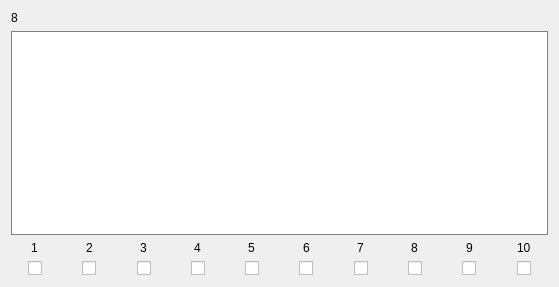
            <widget class="QWidget" name="scrollAreaWidgetContents_151">
             <property name="geometry">
              <rect>
               <x>0</x>
               <y>0</y>
               <width>559</width>
               <height>287</height>
              </rect>
             </property>
             <layout class="QVBoxLayout" name="verticalLayout_100">
              <item>
               <widget class="QLabel" name="Name_8">
                <property name="text">
                 <string>8</string>
                </property>
               </widget>
              </item>
              <item>
               <widget class="QTextEdit" name="Text_8">
                <property name="styleSheet">
                 <string notr="true">border: 1px solid gray</string>
                </property>
               </widget>
              </item>
              <item>
               <layout class="QHBoxLayout" name="horizontalLayout_11">
                <property name="bottomMargin">
                 <number>0</number>
                </property>
                <item>
                 <layout class="QVBoxLayout" name="verticalLayout_74">
                  <property name="rightMargin">
                   <number>0</number>
                  </property>
                  <property name="bottomMargin">
                   <number>0</number>
                  </property>
                  <item alignment="Qt::AlignHCenter">
                   <widget class="QLabel" name="label_72">
                    <property name="text">
                     <string>1</string>
                    </property>
                   </widget>
                  </item>
                  <item alignment="Qt::AlignHCenter">
                   <widget class="QCheckBox" name="Check_8_1">
                    <property name="text">
                     <string/>
                    </property>
                   </widget>
                  </item>
                 </layout>
                </item>
                <item>
                 <layout class="QVBoxLayout" name="verticalLayout_75">
                  <property name="rightMargin">
                   <number>0</number>
                  </property>
                  <property name="bottomMargin">
                   <number>0</number>
                  </property>
                  <item alignment="Qt::AlignHCenter">
                   <widget class="QLabel" name="label_73">
                    <property name="text">
                     <string>2</string>
                    </property>
                   </widget>
                  </item>
                  <item alignment="Qt::AlignHCenter">
                   <widget class="QCheckBox" name="Check_8_2">
                    <property name="text">
                     <string/>
                    </property>
                   </widget>
                  </item>
                 </layout>
                </item>
                <item>
                 <layout class="QVBoxLayout" name="verticalLayout_76">
                  <property name="rightMargin">
                   <number>0</number>
                  </property>
                  <property name="bottomMargin">
                   <number>0</number>
                  </property>
                  <item alignment="Qt::AlignHCenter">
                   <widget class="QLabel" name="label_74">
                    <property name="text">
                     <string>3</string>
                    </property>
                   </widget>
                  </item>
                  <item alignment="Qt::AlignHCenter">
                   <widget class="QCheckBox" name="Check_8_3">
                    <property name="text">
                     <string/>
                    </property>
                   </widget>
                  </item>
                 </layout>
                </item>
                <item>
                 <layout class="QVBoxLayout" name="verticalLayout_77">
                  <property name="rightMargin">
                   <number>0</number>
                  </property>
                  <property name="bottomMargin">
                   <number>0</number>
                  </property>
                  <item alignment="Qt::AlignHCenter">
                   <widget class="QLabel" name="label_75">
                    <property name="text">
                     <string>4</string>
                    </property>
                   </widget>
                  </item>
                  <item alignment="Qt::AlignHCenter">
                   <widget class="QCheckBox" name="Check_8_4">
                    <property name="text">
                     <string/>
                    </property>
                   </widget>
                  </item>
                 </layout>
                </item>
                <item>
                 <layout class="QVBoxLayout" name="verticalLayout_78">
                  <property name="rightMargin">
                   <number>0</number>
                  </property>
                  <property name="bottomMargin">
                   <number>0</number>
                  </property>
                  <item alignment="Qt::AlignHCenter">
                   <widget class="QLabel" name="label_76">
                    <property name="text">
                     <string>5</string>
                    </property>
                   </widget>
                  </item>
                  <item alignment="Qt::AlignHCenter">
                   <widget class="QCheckBox" name="Check_8_5">
                    <property name="text">
                     <string/>
                    </property>
                   </widget>
                  </item>
                 </layout>
                </item>
                <item>
                 <layout class="QVBoxLayout" name="verticalLayout_79">
                  <property name="rightMargin">
                   <number>0</number>
                  </property>
                  <property name="bottomMargin">
                   <number>0</number>
                  </property>
                  <item alignment="Qt::AlignHCenter">
                   <widget class="QLabel" name="label_77">
                    <property name="text">
                     <string>6</string>
                    </property>
                   </widget>
                  </item>
                  <item alignment="Qt::AlignHCenter">
                   <widget class="QCheckBox" name="Check_8_6">
                    <property name="text">
                     <string/>
                    </property>
                   </widget>
                  </item>
                 </layout>
                </item>
                <item>
                 <layout class="QVBoxLayout" name="verticalLayout_80">
                  <property name="rightMargin">
                   <number>0</number>
                  </property>
                  <property name="bottomMargin">
                   <number>0</number>
                  </property>
                  <item alignment="Qt::AlignHCenter">
                   <widget class="QLabel" name="label_78">
                    <property name="text">
                     <string>7</string>
                    </property>
                   </widget>
                  </item>
                  <item alignment="Qt::AlignHCenter">
                   <widget class="QCheckBox" name="Check_8_7">
                    <property name="text">
                     <string/>
                    </property>
                   </widget>
                  </item>
                 </layout>
                </item>
                <item>
                 <layout class="QVBoxLayout" name="verticalLayout_81">
                  <property name="rightMargin">
                   <number>0</number>
                  </property>
                  <property name="bottomMargin">
                   <number>0</number>
                  </property>
                  <item alignment="Qt::AlignHCenter">
                   <widget class="QLabel" name="label_79">
                    <property name="text">
                     <string>8</string>
                    </property>
                   </widget>
                  </item>
                  <item alignment="Qt::AlignHCenter">
                   <widget class="QCheckBox" name="Check_8_8">
                    <property name="text">
                     <string/>
                    </property>
                   </widget>
                  </item>
                 </layout>
                </item>
                <item>
                 <layout class="QVBoxLayout" name="verticalLayout_82">
                  <property name="rightMargin">
                   <number>0</number>
                  </property>
                  <property name="bottomMargin">
                   <number>0</number>
                  </property>
                  <item alignment="Qt::AlignHCenter">
                   <widget class="QLabel" name="label_80">
                    <property name="text">
                     <string>9</string>
                    </property>
                   </widget>
                  </item>
                  <item alignment="Qt::AlignHCenter">
                   <widget class="QCheckBox" name="Check_8_9">
                    <property name="text">
                     <string/>
                    </property>
                   </widget>
                  </item>
                 </layout>
                </item>
                <item>
                 <layout class="QVBoxLayout" name="verticalLayout_83">
                  <property name="rightMargin">
                   <number>0</number>
                  </property>
                  <property name="bottomMargin">
                   <number>0</number>
                  </property>
                  <item alignment="Qt::AlignHCenter">
                   <widget class="QLabel" name="label_81">
                    <property name="text">
                     <string>10</string>
                    </property>
                   </widget>
                  </item>
                  <item alignment="Qt::AlignHCenter">
                   <widget class="QCheckBox" name="Check_8_10">
                    <property name="text">
                     <string/>
                    </property>
                   </widget>
                  </item>
                 </layout>
                </item>
               </layout>
              </item>
             </layout>
            </widget>
